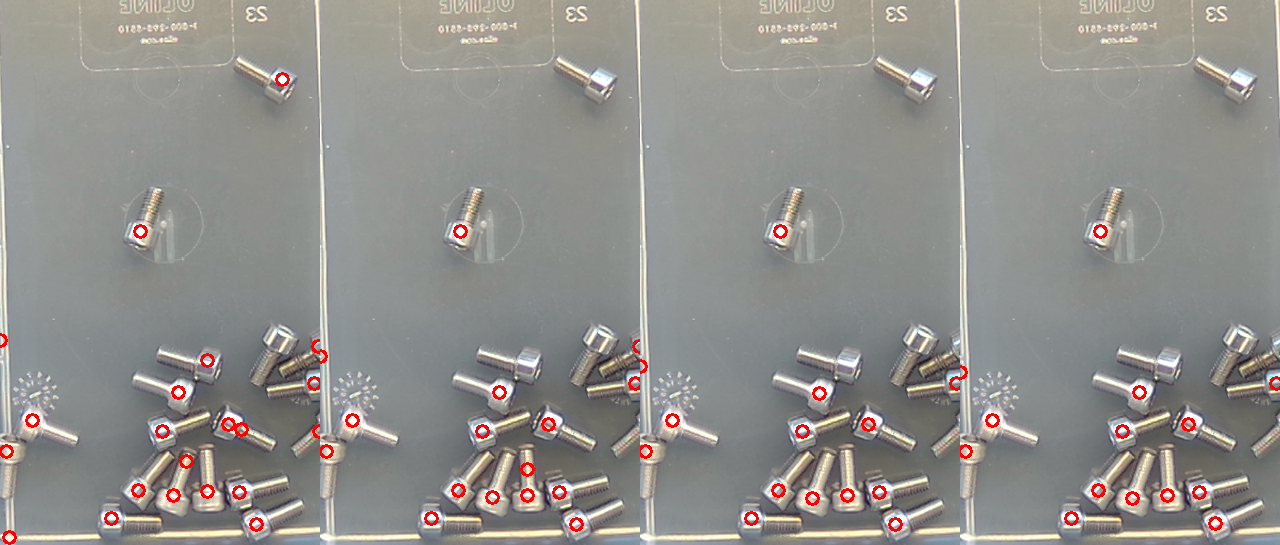
#> input picture dev/cores.png, 1280 x 545 px, given in place of gt27_0.png, which was not available
$ python m2.py
#> lines starting #> are read from the running program, lines starting #| are printed output that depends on the picture; after the words box and inside, x2 and y2 are one past the last pixel; in counts of white or black regions, pixels touching at a corner belong together; long printed decimals are rounded
import cv2,numpy as np,sys,time
def binmask(g):
    gb=cv2.GaussianBlur(g,(0,0),3)
    _,br=cv2.threshold(gb,0,255,cv2.THRESH_BINARY+cv2.THRESH_OTSU)
    br=cv2.morphologyEx(br,cv2.MORPH_CLOSE,cv2.getStructuringElement(cv2.MORPH_ELLIPSE,(51,51)))
    n,lab,st,_=cv2.connectedComponentsWithStats(br)
    i=1+np.argmax(st[1:,4]); cs,_=cv2.findContours((lab==i).astype(np.uint8),0,2)
    hull=cv2.convexHull(max(cs,key=cv2.contourArea)); m=np.zeros_like(g); cv2.drawContours(m,[hull],-1,255,-1); return m
if __name__=="__main__":
 for n in ['gt27_0','frame_focused','white']:
     f=cv2.imread(f'dev/{n}.png'); g=cv2.cvtColor(f,6); H,W=g.shape
#> further down, f is the input picture: shape (545, 1280, 3); mean B, G, R 140.6, 144, 145.7
#> after `g = cv2.cvtColor(f, 6)`:
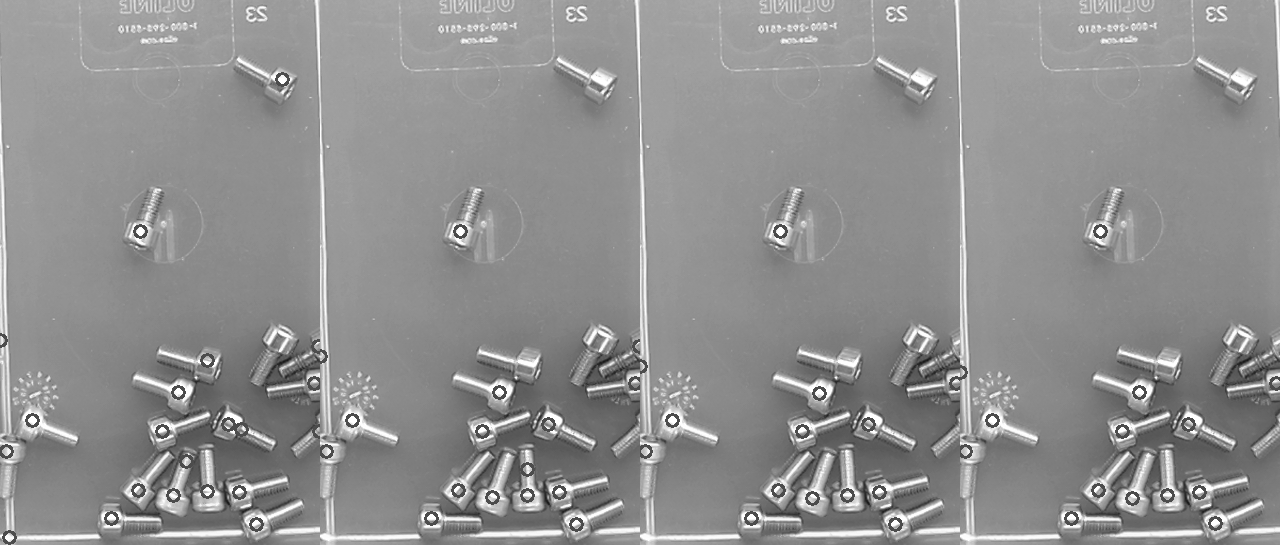
#> g: shape (545, 1280); min 25, max 255, mean 144
#> after `H, W = g.shape`: H = 545; W = 1280
     b=binmask(g)
#> in binmask, `gb=cv2.GaussianBlur(g,(0,0),3)`:
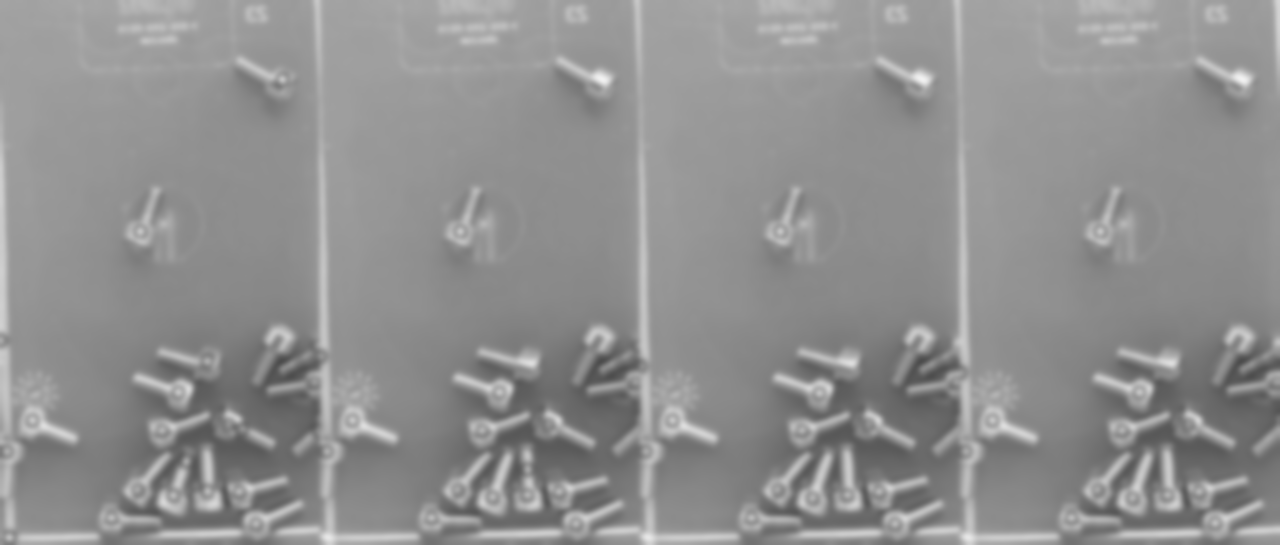
#> gb: shape (545, 1280); min 76, max 241, mean 144
#> in binmask, `_,br=cv2.threshold(gb,0,255,cv2.THRESH_BINARY+cv2.THRESH_OTSU)`:
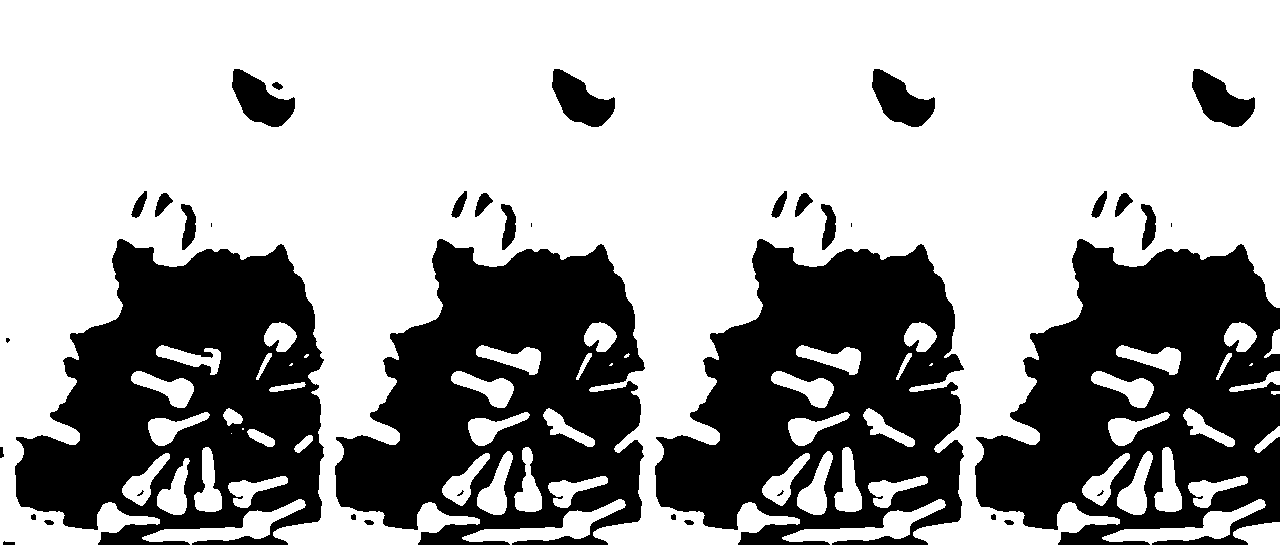
#> br: shape (545, 1280); 64.7% white; 40 black regions (9 under 20 px), largest, box (x1, y1, x2, y2) and area: (15, 239, 324, 545) 59005, (335, 239, 645, 545) 58448, (975, 239, 1280, 545) 58300
#> in binmask, `br=cv2.morphologyEx(br,cv2.MORPH_CLOSE,cv2.getStructuringElement(cv2.M..`:
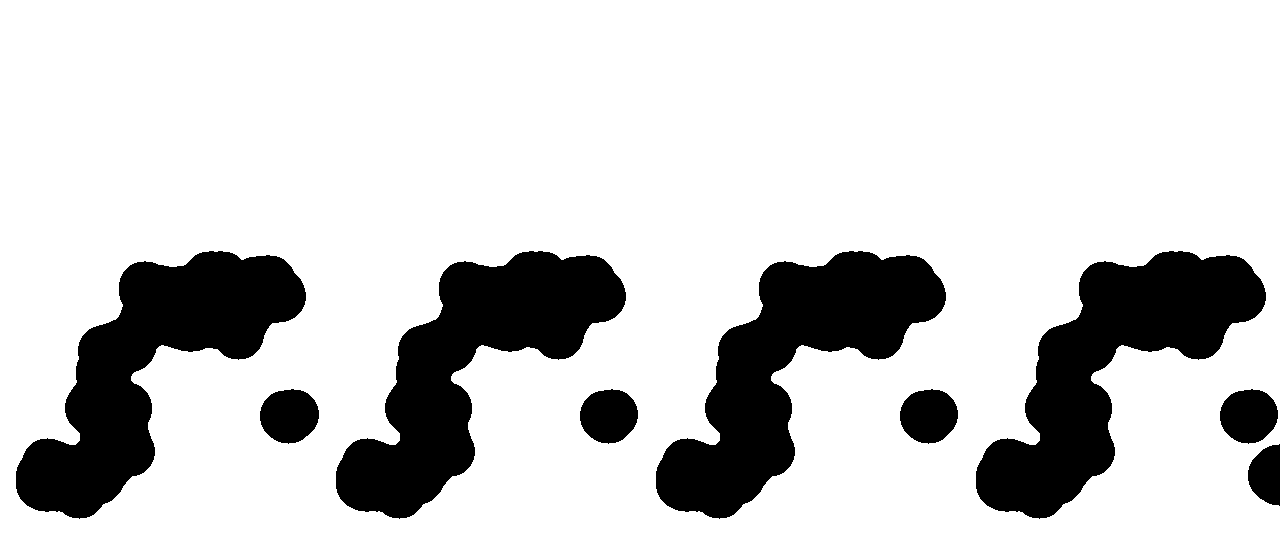
#> br: shape (545, 1280); 80.5% white; 9 black regions, largest, box (x1, y1, x2, y2) and area: (16, 251, 306, 519) 31205, (336, 251, 626, 519) 31195, (656, 251, 946, 519) 31195
#> in binmask, `n,lab,st,_=cv2.connectedComponentsWithStats(br)`: lab: shape (545, 1280) int32; values 0 (black) and 1 (white), 80.5% white; 9 black regions
#> in binmask, `n,lab,st,_=cv2.connectedComponentsWithStats(br)`: n = 2; st = [[16, 251, 1264, 268, 136165], [0, 0, 1280, 545, 561435]]
#> in binmask, `i = 1 + np.argmax(st[1:, 4])`: i = 1
#> in binmask, `cs, _ = cv2.findContours((lab == i).astype(np.uint8), 0, 2)`: cs = 1 contour; box (x1, y1, x2, y2) and area: (0, 0, 1280, 545) 694256
#> in binmask, `hull = cv2.convexHull(max(cs, key=cv2.contourArea))`: hull = [[1279, 0], [1279, 544], [0, 544], [0, 0]]
#> in binmask, `cv2.drawContours(m, [hull], -1, 255, -1)`: m: shape (545, 1280); every value is 255
     s=8; sm=cv2.resize(g,(W//s,H//s),interpolation=cv2.INTER_AREA); bs=cv2.resize(b,(W//s,H//s),interpolation=cv2.INTER_NEAREST)
#> after `sm = cv2.resize(g, (W // s, H // s), interpolation=cv2.INTER_AREA)`:
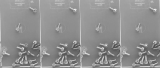
#> sm: shape (68, 160); min 78, max 237, mean 144
#> after `bs = cv2.resize(b, (W // s, H // s), interpolation=cv2.INTER_NEAREST)`: bs: shape (68, 160); every value is 255
     bgc=cv2.medianBlur(sm,11)
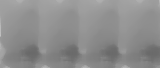
#> bgc: shape (68, 160); min 105, max 194, mean 141.3
     v=bgc[bs>0]; t,_=cv2.threshold(v.reshape(-1,1),0,255,cv2.THRESH_BINARY+cv2.THRESH_OTSU)
#> after `v = bgc[bs > 0]`: v = 10880 values, max 194 at index 5600, min 105 at index 8349, mean 141.3
#> after `t, _ = cv2.threshold(v.reshape(-1, 1), 0, 255, cv2.THRESH_BINARY + cv2`: t = 138
     lo=v[v<=t]; hi=v[v>t]; print(n,'otsu',t,'means',lo.mean().round(),hi.mean().round(),'frac',len(lo)/len(v))
#> after `lo = v[v <= t]`: lo = 4156 values, max 138 at index 0, min 105 at index 2000, mean 127.5
#> after `hi = v[v > t]`: hi = 6724 values, max 194 at index 5456, min 139 at index 4820, mean 149.8
#| gt27_0 otsu 138.0 means 128.0 150.0 frac 0.382
     out=np.zeros((H//s,W//s*2),np.uint8); out[:,:W//s]=bgc; out[:,W//s:]=((bgc<=t)&(bs>0))*255
#> after `out[:, W // s:] = ((bgc <= t) & (bs > 0)) * 255`:
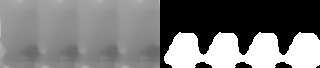
#> out: shape (68, 320); min 0, max 255, mean 119.3
     cv2.imwrite(f'dev/approaches/tmp_ws/bg_{n}.png',out)
#> pass 2 of the loop `for n in ['gt27_0','frame_focused','white']:`:
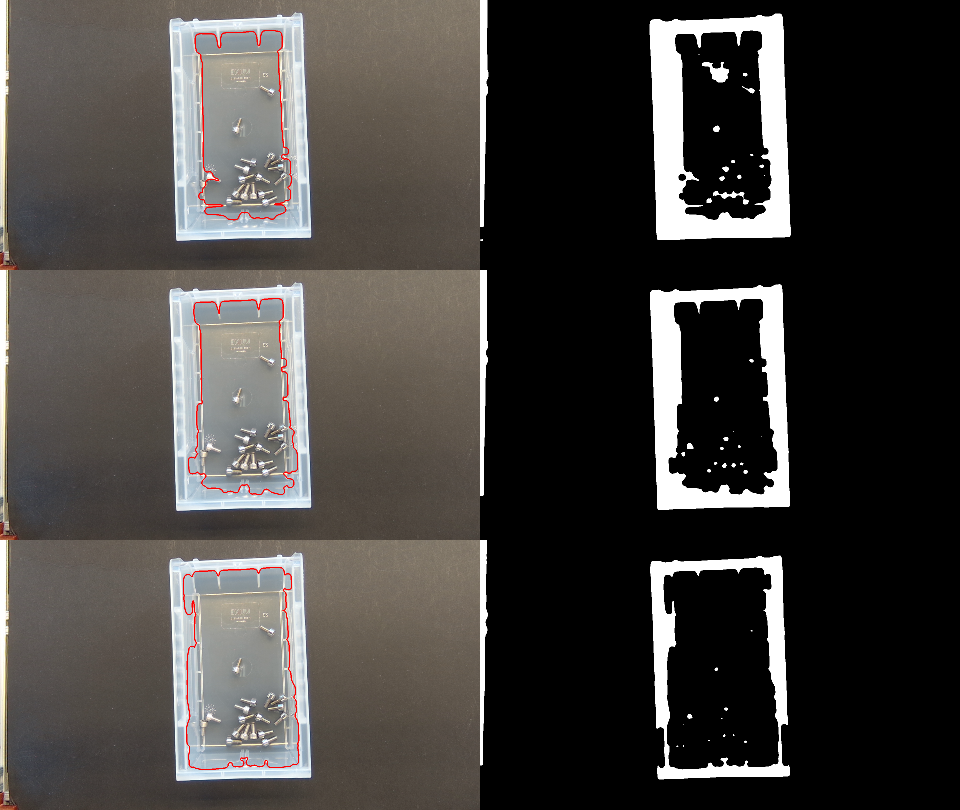
#> input picture dev/floor.png, 960 x 810 px, given in place of frame_focused.png, which was not available
#> f is the input picture: shape (810, 960, 3); mean B, G, R 63.6, 66.2, 69.1
#> g: shape (810, 960)
#> gb: shape (810, 960)
#> in binmask (call 2), `n,lab,st,_=cv2.connectedComponentsWithStats(br)`:
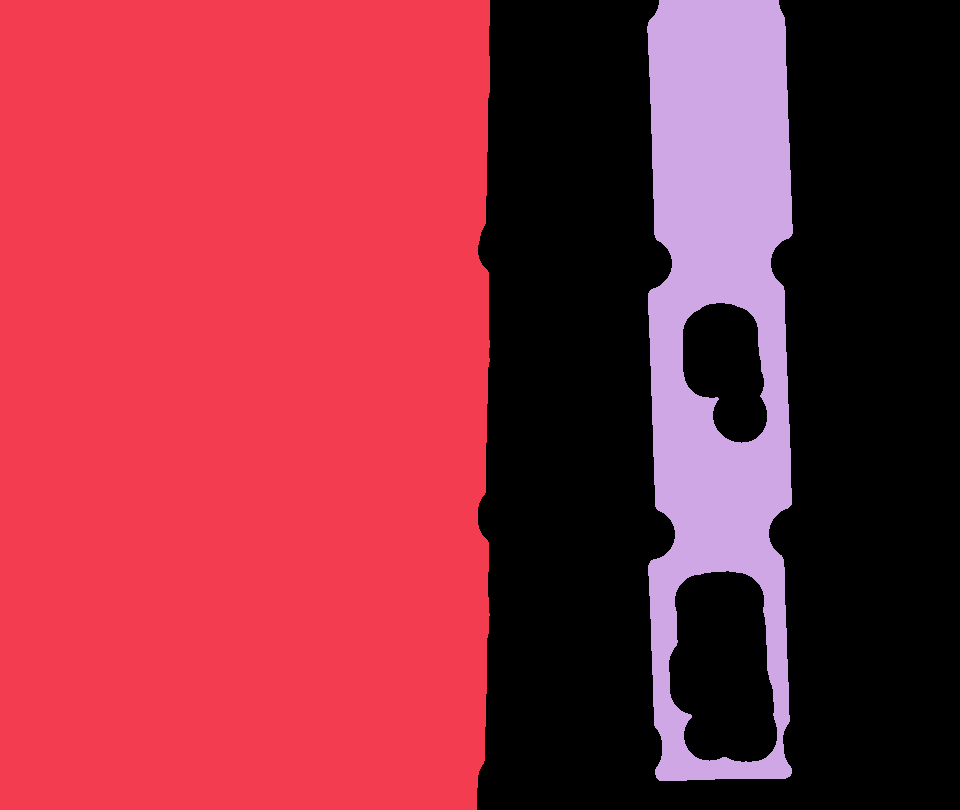
#> lab: shape (810, 960) int32; 3 distinct labels, from 0 to 2; one colour per label, 0 black
#> n = 3; st = [[477, 0, 483, 810, 306114], [0, 0, 490, 810, 393989], [647, 0, 146, 781, 77497]]
#> cs = 1 contour; box (x1, y1, x2, y2) and area: (0, 0, 490, 810) 392696
#> hull = [[489, 0], [489, 615], [484, 760], [476, 809], [0, 809], [0, 0]]
#> m: shape (810, 960); 50.9% white; 1 black region, box (x1, y1, x2, y2) and area: (477, 0, 960, 810) 381510
#> sm: shape (101, 120)
#> bs: shape (101, 120); 51.5% white; 1 black region, box (x1, y1, x2, y2) and area: (60, 0, 120, 101) 5878
#> bgc: shape (101, 120)
#> v = 6242 values, max 237 at index 0, min 0 at index 61, mean 100.6
#> t = 115
#> lo = 4657 values, max 115 at index 31, min 0 at index 35, mean 85.27
#> hi = 1585 values, max 237 at index 0, min 116 at index 1, mean 145.7
#| frame_focused otsu 115.0 means 85.0 146.0 frac 0.7461
#> out: shape (101, 240)
#> `out[:, W // s:] = ((bgc <= t) & (bs > 0)) * 255`:
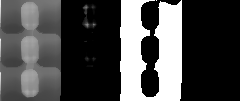
#> out: shape (101, 240); min 0, max 255, mean 75.3
